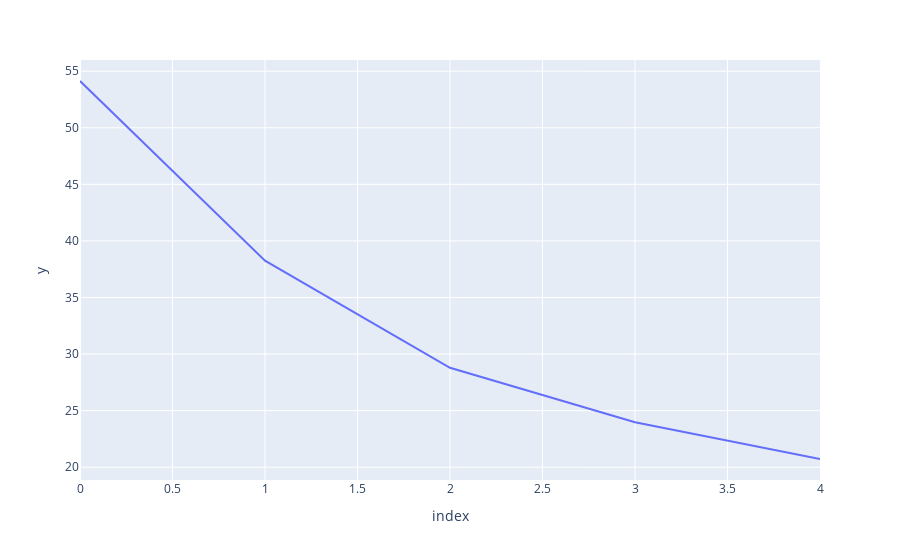

The cell this chart's notebook holds for it:
### Markdown cell above
### clusters gerados com defects = false

### Code cell
# criar meta classes de todo mundo
k_range = [2,3,4,5,6]
args = {
    "init": "random",
    "n_init": 10,
    "max_iter": 300,
    "random_state": 42,
}
sse = get_sse(df_false, k_range, args)
best_k = get_best_k(k_range, sse) if get_best_k(k_range, sse) else 4
print("Melhor k: {}".format(best_k))
elbow_plot(k_range, sse)

### Figure 1 — Plotly figure (JSON) as saved in the notebook; plotly's stock layout.template omitted (floating-point values rounded to 4 significant figures)
{"data": [{"hovertemplate": "index=%{x}<br>y=%{y}<extra></extra>", "legendgroup": "", "line": {"color": "#636efa", "dash": "solid"}, "mode": "lines", "name": "", "orientation": "v", "showlegend": false, "type": "scatter", "x": [0, 1, 2, 3, 4], "xaxis": "x", "y": [54.13, 38.25, 28.78, 23.97, 20.73], "yaxis": "y"}], "layout": {"legend": {"tracegroupgap": 0}, "margin": {"t": 60}, "xaxis": {"anchor": "y", "domain": [0, 1], "title": {"text": "index"}}, "yaxis": {"anchor": "x", "domain": [0, 1], "title": {"text": "y"}}}}
